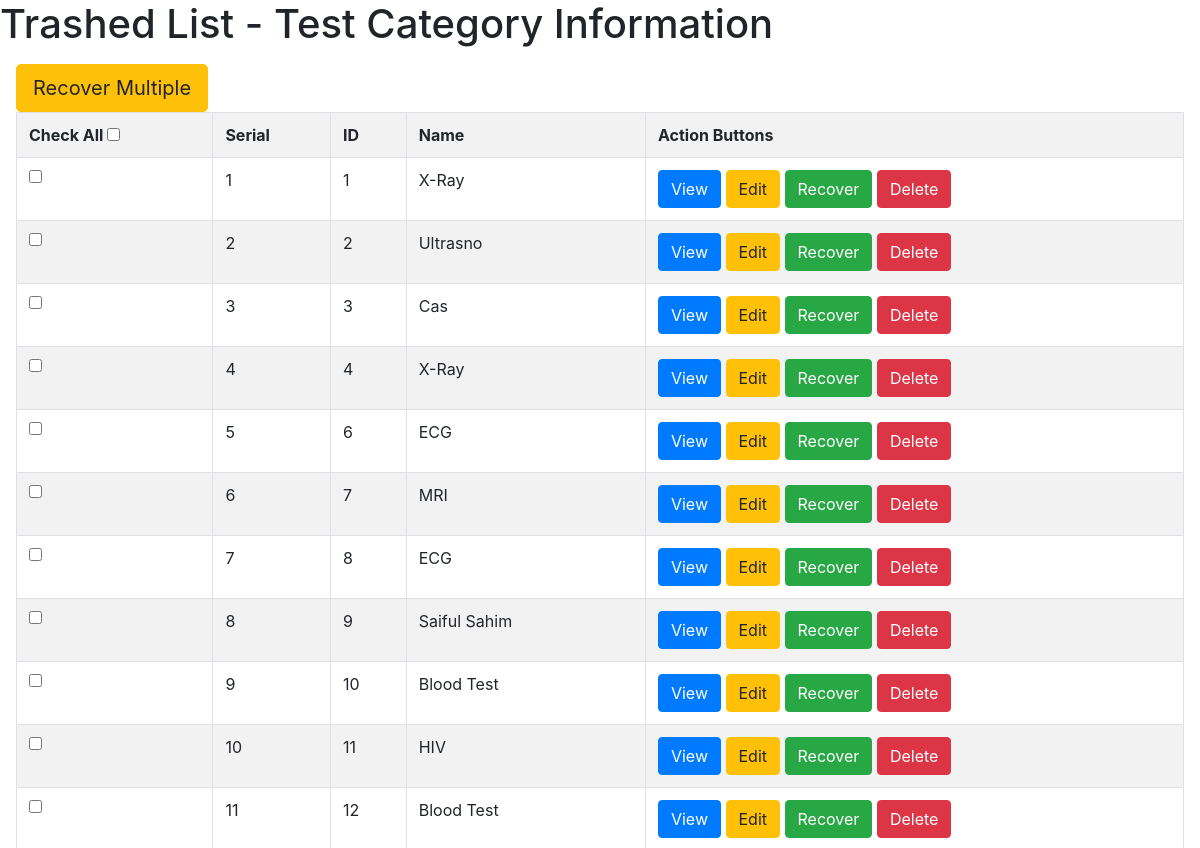
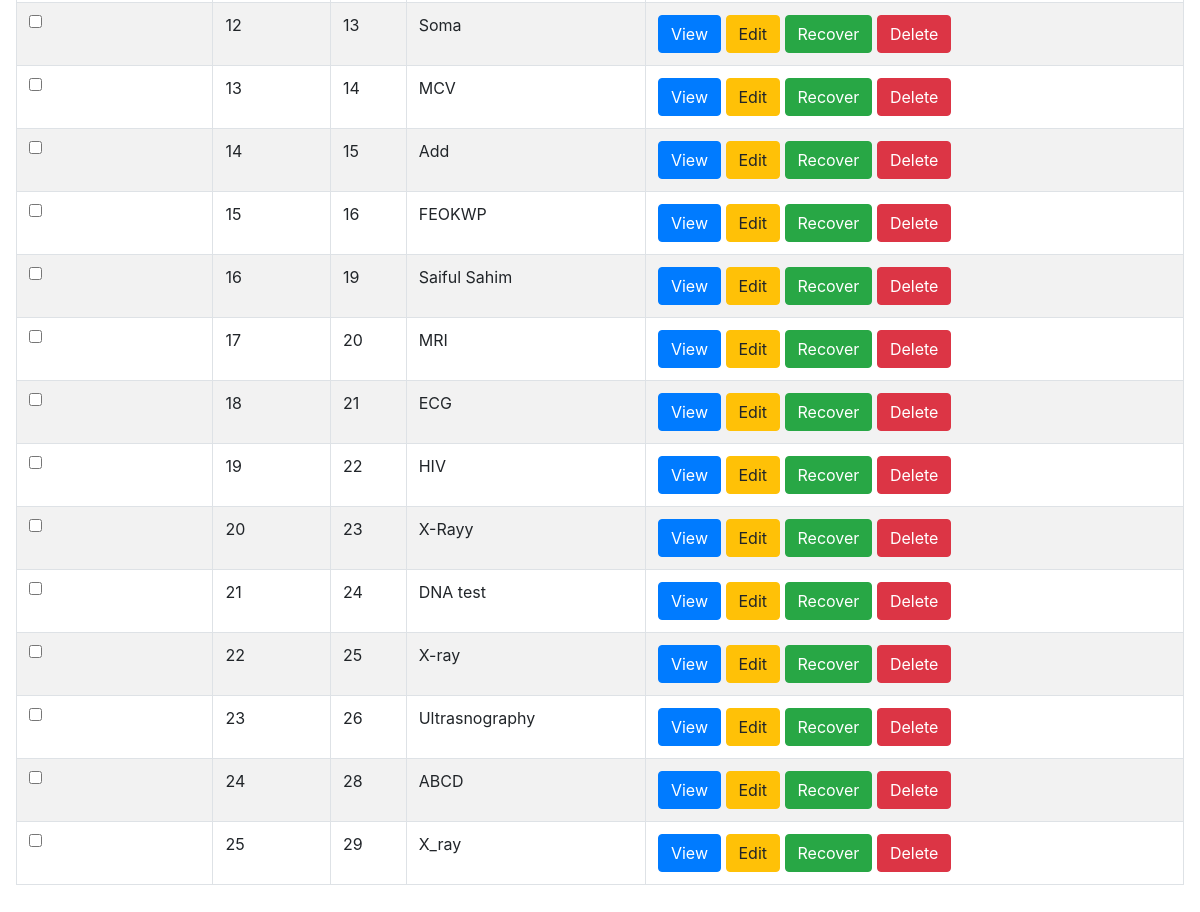
Screenshot of /views/TestCategory/trashed.php with the database file from the repository (2 pictures, top to bottom).
### tables this page shows
CREATE TABLE `test_category` (
  `id` int(100) NOT NULL,
  `name` varchar(100) NOT NULL,
  `is_trashed` varchar(100) NOT NULL DEFAULT 'No'
);

### src/Model/Database.php (called while the page is built, shortened)
<?php
class Database
{
    public function __construct()
    {
        try {
            $this->DBH = $DBH = new  PDO("mysql:host=localhost;dbname=diagonstic", "root", "");
        }
        catch (PDOException $error){
            echo  $error->getMessage();
        }
    }
}

### src/TestCategory/TestCategory.php (called while the page is built, shortened)
<?php
class TestCategory extends Database
{
    public function trashed(){
        $sqlQuery= "Select * from test_category where is_trashed<>'No'";
        $STH=$this->DBH->query($sqlQuery);
        $STH->setFetchMode(PDO::FETCH_OBJ);
        $allData=$STH->fetchAll();
        return $allData;
        }
}

### views/TestCategory/trashed.php (the view, shortened to what this page needs)
<?php
$obj = new App\TestCategory\TestCategory();
$allData = $obj->trashed();
?>
<head>
    <link rel="stylesheet" href="../../resource/bootstrap/css/bootstrap.min.css">
    <link rel="stylesheet" href="../../resource/bootstrap/js/bootstrap.min.js">
</head>
<body>
<h1>Trashed List - Test Category Information</h1>
<form id="selectionForm" action="recover_multiple.php" method="post">
    <div class="nav navbar">
        <input class="btn btn-warning btn-lg" type="button" id="recoverMultiple" value="Recover Multiple">
        <table class="table table-bordered table-striped">
            <tr>
                <th>Check All <input type='checkbox' id='select_all' name='select_all'></th>
                <th>Serial</th>
                <th>ID</th>
                <th>Name</th>
                <th>Action Buttons</th>
            </tr>
            <?php
            $serial = 1;
            foreach ($allData as $record) {
                echo "
        <tr>
             <td><input type='checkbox' class='checkbox' name='multiple[]' value='$record->id'> </td>
            <td>$serial</td>
            <td>$record->id </td>
            <td>$record->name </td>
            <td>
                <a href='view.php?id=$record->id' class='btn btn-primary'>View</button></a>
                <a href='edit.php?id=$record->id'  class='btn btn-warning'>Edit</button></a>
                <a href='recover.php?id=$record->id' class='btn btn-success'>Recover</button></a>
                <a href='delete.php?id=$record->id' class='btn btn-danger' onclick='return confirm_delete()'>Delete</button></a>
            </td>
        </tr>
        ";
                $serial++;
            }
            ?>
        </table>
</body>
</html>

### rows the page displays
test_category: id "1", name "X-Ray"
test_category: id "2", name "Ultrasno"
test_category: id "3", name "Cas"
test_category: id "4", name "X-Ray"
test_category: id "6", name "ECG"
test_category: id "7", name "MRI"
test_category: id "8", name "ECG"
test_category: id "9", name "Saiful Sahim"
test_category: id "10", name "Blood Test"
test_category: id "11", name "HIV"
test_category: id "12", name "Blood Test"
test_category: id "13", name "Soma"
test_category: id "14", name "MCV"
test_category: id "15", name "Add"
test_category: id "16", name "FEOKWP"
test_category: id "19", name "Saiful Sahim"
test_category: id "20", name "MRI"
test_category: id "21", name "ECG"
test_category: id "22", name "HIV"
test_category: id "23", name "X-Rayy"
test_category: id "24", name "DNA test"
test_category: id "25", name "X-ray"
test_category: id "26", name "Ultrasnography"
test_category: id "28", name "ABCD"
test_category: id "29", name "X_ray"
